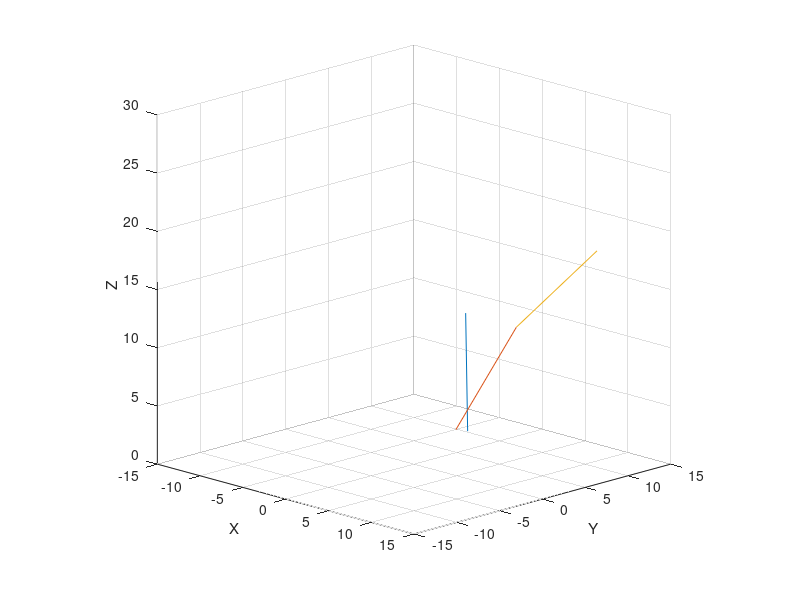

This figure's MATLAB source:
function [varargout] = rota6(varargin)

clc; close all; clear all;

if nargin == 2
	rot=varargin{1};
	azel=varargin{2};
	do2D=0; do3D=1;
elseif nargin == 1 
	rot=varargin{1};
	azel = [-60 25];
	do2D=0; do3D=1;
else
	rot = [10 0];
	rot1 = rot;
	azel = [-60 25];
	do2D=0; do3D=1;
	sz = [2.5e-3 2.5e-3 1.6 1.2];
end





%==================================================%
%					SETUP
%--------------------------------------------------%
GaSize = 5.1 / 2;	% Actin Size
fID = 1; % filament ID
% 13 possible rotational angles
Ovec = [0   27.6923   55.3846   83.0769  110.7692  138.4615  166.1538...
			193.8461  221.5384  249.2307  276.9230  304.6153  332.3076];


for fID = 1:5
act(fID).n = 270;
act(fID).ax = 70;
act(fID).ay = 20;
act(fID).az = 70;
act(fID).ox = 0;
act(fID).oy = 0;
act(fID).oz = 0;
act(fID).tx = 0;
act(fID).ty = 0;
act(fID).tz = 0;
act(fID).or = 0;
act(fID).ov = Ovec;
act(fID).r = act(fID).n * GaSize;
act(fID).Oxyz = {act(fID).ox, act(fID).oy, act(fID).oz};
act(fID).Txyz = {act(fID).tx, act(fID).ty, act(fID).tz};
act(fID).Amx = {zeros(2,3)};	% Angle Mx			{?,?,?; ?,?,?} 
act(fID).Rmx = {zeros(4,3)};	% Euler Rotation Mx	{x0,y0,z0; x1,y1,z1; x2,y2,z2; X3,Y3,Z3} 
end



%==================================================%
%					3D ROTATION
%--------------------------------------------------%
if do3D
%------------
% clc; close all; clear all;

phi = 20;			% Phi Z Rotation
tta = 70;			% Theta X Rotation
psy = 0;			% Psy Z Rotation

Origin = [2; 3; 4];	% Origin of current XY
Tip = [10; 0; 10];	% Tip of current XY
Length = sqrt(sum((Tip - Origin).^2));

Oxyz1 = rotfun(Origin, phi, tta, psy);
Txyz1 = rotfun(Tip, phi, tta, psy);
% Txyz1 = ARxFun(Tip, phi, tta, psy);

Oxyz2 = rotfun(Oxyz1, phi, tta, psy);
Txyz2 = rotfun(Txyz1, phi, tta, psy);

Oxyz3 = Oxyz1;
Txyz3 = rotfun(Txyz2, phi, tta, psy);


Oxyz = [Oxyz1 Oxyz2 Oxyz3];
Txyz = [Txyz1 Txyz2 Txyz3];


for nfil = 1:numel(Oxyz(1,:))
OT(nfil).x = [Oxyz(1,nfil); Txyz(1,nfil)];
OT(nfil).y = [Oxyz(2,nfil); Txyz(2,nfil)];
OT(nfil).z = [Oxyz(3,nfil); Txyz(3,nfil)];
end
OTx = [OT(:).x];
OTy = [OT(:).y];
OTz = [OT(:).z];







%------------------
% Tx = R * sin(tta) * cos(phi) + Ox;
% Ty = R * sin(tta) * sin(phi) + Ox;
% Tz = R * cos(tta) + Oz;

Oxyz3 = Txyz2;
R = Length;

Tx = R * sin(tta) * cos(phi) + Oxyz3(1);
Ty = R * sin(tta) * sin(phi) + Oxyz3(2);
Tz = R * cos(tta) + Oxyz3(3);

Txyz3 = [Tx Ty Tz]';

% Txyz3 = rotfun(Txyz3, phi, tta, psy);
%------------------





%------------------
Oxyz = [Oxyz1 Oxyz2 Oxyz3];
Txyz = [Txyz1 Txyz2 Txyz3];
for nfil = 1:numel(Oxyz(1,:))
OT(nfil).x = [Oxyz(1,nfil); Txyz(1,nfil)];
OT(nfil).y = [Oxyz(2,nfil); Txyz(2,nfil)];
OT(nfil).z = [Oxyz(3,nfil); Txyz(3,nfil)];
end
OTx = [OT(:).x];
OTy = [OT(:).y];
OTz = [OT(:).z];
%------------------



%------------------
OTxR = abs(OTx(2,:) - OTx(1,:));
OTyR = abs(OTy(2,:) - OTy(1,:));
OTzR = abs(OTz(2,:) - OTz(1,:));
for rlen = 1:numel(OTx(1,:))
flen(rlen) = sqrt(OTxR(rlen)^2 + OTyR(rlen)^2 + OTzR(rlen)^2);
OT(rlen).flen = flen(rlen);
end
OTflen = [OT(:).flen];
disp([Length OTflen])
%------------------




%------------------
FigAnime(OTx, OTy, OTz);
%------------------



keyboard

%----------------------------------------
end
%==================================================%




%==================================================%
% OTx = [OT(:).x];
% OTy = [OT(:).y];
% OTz = [OT(:).z];
% OTflen = [OT(:).flen];
% varargout = {OTx, OTy, OTz, OTflen};

varargout = {OT};
%==================================================%

end



%{

% fDPhi = @(xyz,phi) ([cos(phi) sin(phi) 0; -sin(phi) cos(phi) 0; 0 0 1] * xyz);
% fCTta = @(xyz,tta) ([1 0 0; 0 cos(tta) sin(tta); 0 -sin(tta) cos(tta)] * xyz);
% fBPsy = @(xyz,psy) ([cos(psy) sin(psy) 0; -sin(psy) cos(psy) 0; 0 0 1] * xyz);

Tx = R * sind(tta) * cosd(phi) + Ox;
Ty = R * sind(tta) * sind(phi) + Ox;
Tz = R * cosd(tta) + Oz;

theta = (Ovec-180)*pi/180;
r = 2*ones(size(theta));
[u,v] = pol2cart(theta,r);
feather(u,v);

OTx = {OT(:).x}
OTy = {OT(:).y}
OTz = {OT(:).z}

[OTx{1}(:)]
[OTx{:}]

OTx = [OT(:).x]

% for rlen = 1:numel(xp(:,1))
% flen(rlen) = sqrt(xp(rlen,2)^2 + yp(rlen,2)^2 + zp(rlen,2)^2);
% end
% disp(flen)


view([25 25])
campos([25,-25,25])

% for rotfig = 1:10
% 	figure(Fh1)
% 	view(azel+rot)
% 	rot = rot+rot1;
% 	pause(.3)
% end

% figure(Fh1)
% axis vis3d
% for i=1:36
%    % camorbit(10,0,'camera','z')
%    camorbit(10,0,'camera','z')
%    % pause(.2)
%    drawnow
% end


a11	= cos(psi)*cos(phi) - cos(theta)*sin(phi)*sin(psi)
a12	= cos(psi)*sin(phi) + cos(theta)*cos(phi)*sin(psi)
a13	= sin(psi)*sin(theta)
a21	= -sin(psi)*cos(phi) - cos(theta)*sin(phi)*cos(psi)
a22	= -sin(psi)*sin(phi) + cos(theta)*cos(phi)*cos(psi)
a23	= cos(psi)*sin(theta)
a31	= sin(theta)*sin(phi)
a32	= -sin(theta)*cos(phi)
a33	= cos(theta)
ARx  = [a11 a12 a13; 
		a21 a22 a23; 
		a31 a32 a33];

RxA = [1 0 0; 0 cos(a) sin(a); 0 -sin(a) cos(a)];
RyB = [cos(b) 0 -sin(b); 0 1 0; sin(b) 0 cos(b)];
RzG = [cos(g) sin(g) 0; -sin(g) cos(g) 0; 0 0 1];


RdPhi = [1			0			0;
		 0			cos(Phi)	sin(Phi);
		 0			-sin(Phi)	cos(Phi)]
	 
RcTta = [cos(Tta)	0			-sin(Tta); 
		 0			1			0; 
		 sin(Tta)	0			cos(Tta)]
	 
RbPsi = [cos(Psi)	sin(Psi)	0; 
		 -sin(Psi)	cos(Psi)	0; 
		 0			0			1]

RaMx  = [a11 a12 a13; 
		 a21 a22 a23; 
		 a31 a32 a33];


      |
      |
      |     /|
      |    / |
      | ? /  |
      |  /   |
      | /    |
      |/_____|_________
     /  \    |
    /     \  |
   /  ?     \|   
  /
 /
/

% radPdeg = unitsratio('radian', 'degrees')
% degPrad = unitsratio('degrees', 'radian')

% 2D Rotation Matrix
% R2dMx = [cos(Tta) -sin(Tta); sin(Tta) cos(Tta)];
% fR2dMx = @(ang) [cos(ang) -sin(ang); sin(ang) cos(ang)];
% fR2dMx(Tta)

r = vrrotvec([1 1 1],[1 2 3])

ax = 1
ay = 1
az = 1
t = 70

M = makehgtform('xrotate',t) 
M = makehgtform('yrotate',t) 
M = makehgtform('zrotate',t) 
M = makehgtform('axisrotate',[ax,ay,az],t) 

M = makehgtform('xrotate',t) returns a transform that rotates around the x-axis by t radians.
M = makehgtform('yrotate',t) returns a transform that rotates around the y-axis by t radians.
M = makehgtform('zrotate',t) returns a transform that rotates around the z-axis by t radians.
M = makehgtform('axisrotate',[ax,ay,az],t) Rotate around axis [ax ay az] by t radians.


? (or phi ? ?) alpha is the angle between the x axis and the N axis.
? (or theta ?) beta is the angle between the z axis and the Z axis.
? (or psi ?) gamma is the angle between the N axis and the X axis.

This definition implies that:

? represents a rotation around the z axis,
? represents a rotation around the N axis,
? represents a rotation around the Z axis.

for ? and ?, the range is defined modulo 2? radians. A valid range could be [??,??].
for ?, the range covers ? radians (but is not modulo ?)

? = atan2(z1, -z2)
? = arccos(Z3)
? = atan2(X3, Y3)

[x,y,z] = sph2cart(THETA,PHI,R)

xyzO = [0;
		0;
		0];

xyzT = [5;
		5;
		5];

xyzA = [45;
		20;
		70];

RxA = [1 0 0; 0 cos(a) sin(a); 0 -sin(a) cos(a)];
RyB = [cos(b) 0 -sin(b); 0 1 0; sin(b) 0 cos(b)];
RzG = [cos(g) sin(g) 0; -sin(g) cos(g) 0; 0 0 1];


% RdPhi = [1 0 0; 0 cos(Phi) sin(Phi); 0 -sin(Phi) cos(Phi)];
% RcTta = [cos(Tta) 0 -sin(Tta); 0 1 0; sin(Tta) 0 cos(Tta)];
% RbPsi = [cos(Psi) sin(Psi) 0; -sin(Psi) cos(Psi) 0; 0 0 1];

% RaMx  = [	a11 a12 a13 ; 
%			a21 a22 a23 ; 
%			a31 a32 a33 ];


% nO1 = fDPhi(Oxyz,zPhi)
% nO2 = fCTta(nO1,xTta)
% nO3 = fBPsy(nO2,zPsy)
% nT1 = fDPhi(Txyz,zPhi)
% nT2 = fCTta(nT1,xTta)
% nT3 = fBPsy(nT2,zPsy)

% nO4 = fDPhi(nO3,zPhi)
% nO5 = fCTta(nO4,xTta)
% nO6 = fBPsy(nO5,zPsy)
% nO6 = nT3;
% nT4 = fDPhi(nT3,zPhi)
% nT5 = fCTta(nT4,xTta)
% nT6 = fBPsy(nT5,zPsy)

% xp = [origin0 tip0; 
%       origin1 tip1]
% xp = [Oxyz(1) Txyz(1); nO3(1) nT3(1); nO6(1) nT6(1)];
% yp = [Oxyz(2) Txyz(2); nO3(2) nT3(2); nO6(2) nT6(2)];
% zp = [Oxyz(3) Txyz(3); nO3(3) nT3(3); nO6(3) nT6(3)];


% Set or get the value of the camera view angle
% camva
% to half or double the zoom use: camzoom(.5) or camzoom(2)
% camzoom(.5)

% vis3d
% campos([-10,-25,25])
% camzoom(.12)


%------------------
% Tx = R * sind(tta) * cosd(phi) + Ox;
% Ty = R * sind(tta) * sind(phi) + Ox;
% Tz = R * cosd(tta) + Oz;

Oxyz3 = Txyz2;
R = 14.1421;

Tx = R * sind(phi) * cosd(tta) + Oxyz3(1);
Ty = R * sind(phi) * sind(tta) + Oxyz3(2);
Tz = R * cosd(phi) + Oxyz3(3);

Txyz3 = [Tx Ty Tz]';

% Txyz3 = rotfun([Tx Ty Tz]', phi, tta, psy);
%------------------


%------------------
% Tx = R * sin(tta) * cos(phi) + Ox;
% Ty = R * sin(tta) * sin(phi) + Ox;
% Tz = R * cos(tta) + Oz;
keyboard
n = ones(3);
p = ones(3);
nxyz = cos(phi) * eye(3) + (1 - cos(p)) * (n.*n) + sin(p) *... 
[0 n(3) -n(2); -n(3) 0 n(1); n(2) -n(1) 0]
%------------------

%}



%==================================================%
%				ROTATION FUNCTION
%--------------------------------------------------%
function [fBPsy] = rotfun(xyz, phi, tta, psy)

fDPhi = ([cos(phi) sin(phi) 0; -sin(phi) cos(phi) 0; 0 0 1] * xyz);
fCTta = ([1 0 0; 0 cos(tta) sin(tta); 0 -sin(tta) cos(tta)] * fDPhi);
fBPsy = ([cos(psy) sin(psy) 0; -sin(psy) cos(psy) 0; 0 0 1] * fCTta);

end


%==================================================%
%				FIGURE SETUP FUNCTION
%--------------------------------------------------%
function [varargout] = FigSetup(varargin)

scsz = get(0,'ScreenSize');


if nargin == 1 
	Fnum=varargin{1};
	pos = scsz./[2.5e-3 2.5e-3 1.5 2];
elseif nargin == 2
	Fnum=varargin{1};
	pos=scsz./varargin{2};
else
	Fnum=1;
	pos = scsz./[2.5e-3 2.5e-3 1.5 2];
end

Fh = figure(Fnum);
set(gcf,'OuterPosition',pos,'Color',[.9,.9,.9])
varargout = {Fh};

end



%==================================================%
%				FIGURE SETUP FUNCTION
%--------------------------------------------------%
function [varargout] = FigAnime(OTx, OTy, OTz, varargin)


%----------------------------------------
%		FIGURE SETUP
%----------------------------------------
sz = [2.5e-3 2.5e-3 1.6 1.2];
Fh1 = FigSetup(1,sz);
%------------
figure(Fh1)
plot3(OTx,OTy,OTz)
axis([-15 15 -15 15 0 30])
xlabel('X');ylabel('Y');zlabel('Z');
grid on;


% figure(Fh1)
camP0 = campos;
camT0 = camtarget;

nfram = 50;
cxp = linspace(-10,25,nfram);
for cf = 1:nfram
    campos([cxp(cf),-25,25])
    drawnow
	pause(.03)
end


% figure(Fh1)
camP1 = campos;
camT1 = camtarget;



% camT = camT1+5;
camT = camT1;
cTx = 5;
cTy = -5;
cTz = 10;
nfram = 30;
cxt = fliplr(linspace(camT(1)-cTx,camT(1),nfram));
cyt = fliplr(linspace(camT(2)-cTy,camT(2),nfram));
czt = fliplr(linspace(camT(3)-cTz,camT(3),nfram));
cxt = [cxt fliplr(cxt)];
cyt = [cyt fliplr(cyt)];
czt = [czt fliplr(czt)];

for cf = 1:nfram*2
	camtarget([cxt(cf),cyt(cf),czt(cf)])
    drawnow
	pause(.02)
end


% figure(Fh1)
% campos(camP1)
% camtarget(camT1)




varargout = {campos, camtarget};

end





%==================================================%
%				ROTATION FUNCTION
%--------------------------------------------------%
function [Rxyz] = ARxFun(xyz, phi, tta, psy)

fDPhi = ([cos(phi) sin(phi) 0; -sin(phi) cos(phi) 0; 0 0 1] * xyz);
fCTta = ([1 0 0; 0 cos(tta) sin(tta); 0 -sin(tta) cos(tta)] * fDPhi);
fBPsy = ([cos(psy) sin(psy) 0; -sin(psy) cos(psy) 0; 0 0 1] * fCTta);


a11	= cos(psy)*cos(phi) - cos(tta)*sin(phi)*sin(psy);
a12	= cos(psy)*sin(phi) + cos(tta)*cos(phi)*sin(psy);
a13	= sin(psy)*sin(tta);
a21	= -sin(psy)*cos(phi) - cos(tta)*sin(phi)*cos(psy);
a22	= -sin(psy)*sin(phi) + cos(tta)*cos(phi)*cos(psy);
a23	= cos(psy)*sin(tta);
a31	= sin(tta)*sin(phi);
a32	= -sin(tta)*cos(phi);
a33	= cos(tta);
ARx  = [a11 a12 a13;
		a21 a22 a23; 
		a31 a32 a33];
	
Rxyz = ARx * xyz;

end
















